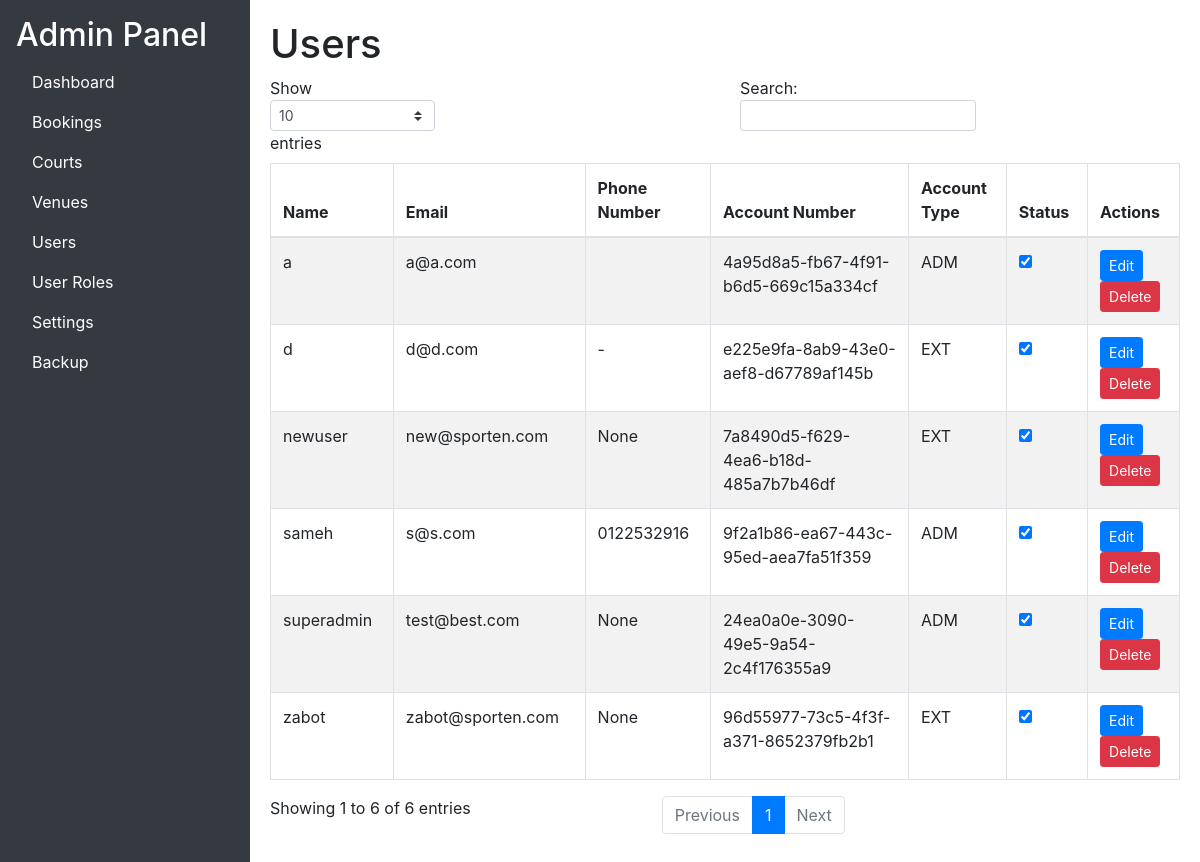
The app's page /adminpanel/users/ (signed in) with its own data.
### base/models.py (models this page shows, shortened)
class User(AbstractBaseUser, PermissionsMixin):
    accountChoices = [
        ('EXT', 'External'),
        ('STU', 'Student'),
        ('STA', 'Staff'),
        ('ADM', 'Admin'),
    ]
    userID = models.UUIDField(primary_key=True, default=uuid.uuid4, editable=False)
    name = models.CharField(max_length=255)
    email = models.EmailField(_("email address"), unique=True)
    phone_num = models.CharField(max_length=255, null=True)
    accountType = models.CharField(
        max_length=10,
        choices=accountChoices,
        default='EXT',
    )
    is_active = models.BooleanField(default=True)
    is_staff = models.BooleanField(default=False)
    objects = CustomAccountManager()
    USERNAME_FIELD = 'email'
    REQUIRED_FIELDS = ['name']

### base/views.py (the view)
# urls.py: path('adminpanel/users/', views.admin_users, name='admin_users'),
@login_required
@user_passes_test(is_admin)
def admin_users(request):
    users = User.objects.all()
    context = {
        'users': users,
    }
    return render(request, 'adminpanel/users.html', context)

### base/views.py (called while the page is built)
def is_admin(user):
    return user.is_staff

### base/templates/adminpanel/users.html (shortened to what this page needs)
{% extends "adminpanel/base_admin.html" %}
{% block content %}
    <h1>Users</h1>
    <table id="usersTable" class="table table-striped table-bordered">
        <thead>
            <tr>
                <th>Name</th>
                <th>Email</th>
                <th>Phone Number</th>
                <th>Account Number</th>
                <th>Account Type</th>
                <th>Status</th>
                <th>Actions</th>
            </tr>
        </thead>
        <tbody>
            {% for user in users %}
            <tr>
                <td>{{ user.name }}</td>
                <td>{{ user.email }}</td>
                <td>{{ user.phone_num }}</td>
                <td>{{ user.userID }}</td>
                <td>{{ user.accountType }}</td>
                <td>   <input type="checkbox" data-toggle="toggle" data-on="Active" data-off="Inactive" data-onstyle="success" data-offstyle="danger" onchange="toggleActiveStatus('{{ user.userID }}')" {% if user.is_active %}checked{% endif %}>
                </td>
                <td>
                    <button class="btn btn-primary btn-sm" onclick="editUser({{ user.userID }})">Edit</button>
                    <button class="btn btn-danger btn-sm" onclick="deleteUser({{ user.userID }})">Delete</button>
                </td>
            </tr>
            {% endfor %}
        </tbody>
    </table>
{% endblock %}

### base/templates/adminpanel/base_admin.html (style rules this page uses)
body, html { height: 100%; margin: 0; }

### records on screen
User: name "sameh", email "s@s.com", phone_num "0122532916", userID "9f2a1b86-ea67-443c-95ed-aea7fa51f359", accountType "ADM", is_active "☑"
User: name "a", email "a@a.com", userID "4a95d8a5-fb67-4f91-b6d5-669c15a334cf", accountType "ADM", is_active "☑"
User: name "d", email "d@d.com", phone_num "-", userID "e225e9fa-8ab9-43e0-aef8-d67789af145b", accountType "EXT", is_active "☑"
User: name "superadmin", email "test@best.com", phone_num "None", userID "24ea0a0e-3090-49e5-9a54-2c4f176355a9", accountType "ADM", is_active "☑"
User: name "newuser", email "new@sporten.com", phone_num "None", userID "7a8490d5-f629-4ea6-b18d-485a7b7b46df", accountType "EXT", is_active "☑"
User: name "zabot", email "zabot@sporten.com", phone_num "None", userID "96d55977-73c5-4f3f-a371-8652379fb2b1", accountType "EXT", is_active "☑"
